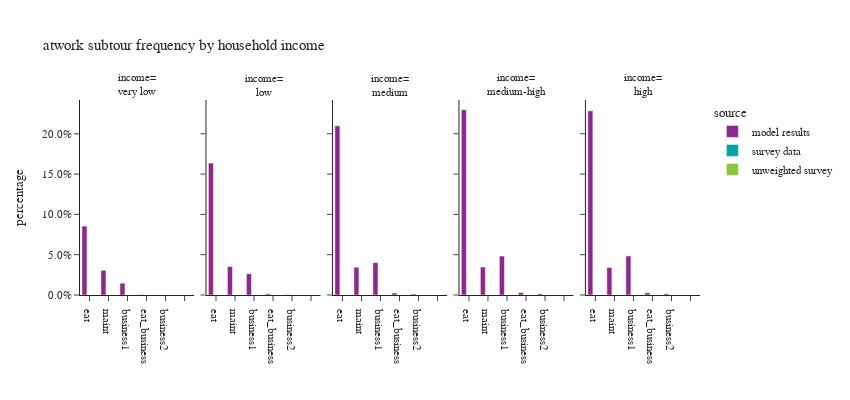

Notebook code for this chart:
### Code cell
plot_atwork_subtour(work_tour,'hhincome_group',"household income","income")

### Figure 1 — Plotly figure (JSON) as saved in the notebook; plotly's stock layout.template omitted (floating-point values rounded to 4 significant figures)
{"data": [{"alignmentgroup": "True", "hovertemplate": "source=model results<br>hhincome_group=very low<br>atwork_subtour_frequency=%{x}<br>percentage=%{y}<extra></extra>", "legendgroup": "model results", "marker": {"color": "#91268F", "pattern": {"shape": ""}}, "name": "model results", "offsetgroup": "model results", "orientation": "v", "showlegend": true, "textposition": "auto", "type": "bar", "x": ["eat", "business1", "maint", "business2", "eat_business", ""], "xaxis": "x", "y": [0.08545, 0.01465, 0.03071, 9.559e-05, 0.0006452, 0.0], "yaxis": "y"}, {"alignmentgroup": "True", "hovertemplate": "source=model results<br>hhincome_group=low<br>atwork_subtour_frequency=%{x}<br>percentage=%{y}<extra></extra>", "legendgroup": "model results", "marker": {"color": "#91268F", "pattern": {"shape": ""}}, "name": "model results", "offsetgroup": "model results", "orientation": "v", "showlegend": false, "textposition": "auto", "type": "bar", "x": ["eat", "business1", "maint", "business2", "eat_business", ""], "xaxis": "x2", "y": [0.1636, 0.02642, 0.03522, 0.000544, 0.001444, 0.0], "yaxis": "y2"}, {"alignmentgroup": "True", "hovertemplate": "source=model results<br>hhincome_group=medium<br>atwork_subtour_frequency=%{x}<br>percentage=%{y}<extra></extra>", "legendgroup": "model results", "marker": {"color": "#91268F", "pattern": {"shape": ""}}, "name": "model results", "offsetgroup": "model results", "orientation": "v", "showlegend": false, "textposition": "auto", "type": "bar", "x": ["eat", "business1", "maint", "business2", "eat_business", ""], "xaxis": "x3", "y": [0.2099, 0.04016, 0.03454, 0.001303, 0.00258, 0.0], "yaxis": "y3"}, {"alignmentgroup": "True", "hovertemplate": "source=model results<br>hhincome_group=medium-high<br>atwork_subtour_frequency=%{x}<br>percentage=%{y}<extra></extra>", "legendgroup": "model results", "marker": {"color": "#91268F", "pattern": {"shape": ""}}, "name": "model results", "offsetgroup": "model results", "orientation": "v", "showlegend": false, "textposition": "auto", "type": "bar", "x": ["eat", "business1", "maint", "business2", "eat_business", ""], "xaxis": "x4", "y": [0.2298, 0.04837, 0.03463, 0.001617, 0.003043, 0.0], "yaxis": "y4"}, {"alignmentgroup": "True", "hovertemplate": "source=model results<br>hhincome_group=high<br>atwork_subtour_frequency=%{x}<br>percentage=%{y}<extra></extra>", "legendgroup": "model results", "marker": {"color": "#91268F", "pattern": {"shape": ""}}, "name": "model results", "offsetgroup": "model results", "orientation": "v", "showlegend": false, "textposition": "auto", "type": "bar", "x": ["eat", "business1", "maint", "business2", "eat_business", ""], "xaxis": "x5", "y": [0.2284, 0.04844, 0.03415, 0.001619, 0.002866, 0.0], "yaxis": "y5"}, {"alignmentgroup": "True", "hovertemplate": "source=survey data<br>hhincome_group=very low<br>atwork_subtour_frequency=%{x}<br>percentage=%{y}<extra></extra>", "legendgroup": "survey data", "marker": {"color": "#00A7A0", "pattern": {"shape": ""}}, "name": "survey data", "offsetgroup": "survey data", "orientation": "v", "showlegend": true, "textposition": "auto", "type": "bar", "x": ["eat", "business1", "maint", "business2", "eat_business", ""], "xaxis": "x", "y": [null, null, null, null, null, null], "yaxis": "y"}, {"alignmentgroup": "True", "hovertemplate": "source=survey data<br>hhincome_group=low<br>atwork_subtour_frequency=%{x}<br>percentage=%{y}<extra></extra>", "legendgroup": "survey data", "marker": {"color": "#00A7A0", "pattern": {"shape": ""}}, "name": "survey data", "offsetgroup": "survey data", "orientation": "v", "showlegend": false, "textposition": "auto", "type": "bar", "x": ["eat", "business1", "maint", "business2", "eat_business", ""], "xaxis": "x2", "y": [null, null, null, null, null, null], "yaxis": "y2"}, {"alignmentgroup": "True", "hovertemplate": "source=survey data<br>hhincome_group=medium<br>atwork_subtour_frequency=%{x}<br>percentage=%{y}<extra></extra>", "legendgroup": "survey data", "marker": {"color": "#00A7A0", "pattern": {"shape": ""}}, "name": "survey data", "offsetgroup": "survey data", "orientation": "v", "showlegend": false, "textposition": "auto", "type": "bar", "x": ["eat", "business1", "maint", "business2", "eat_business", ""], "xaxis": "x3", "y": [null, null, null, null, null, null], "yaxis": "y3"}, {"alignmentgroup": "True", "hovertemplate": "source=survey data<br>hhincome_group=medium-high<br>atwork_subtour_frequency=%{x}<br>percentage=%{y}<extra></extra>", "legendgroup": "survey data", "marker": {"color": "#00A7A0", "pattern": {"shape": ""}}, "name": "survey data", "offsetgroup": "survey data", "orientation": "v", "showlegend": false, "textposition": "auto", "type": "bar", "x": ["eat", "business1", "maint", "business2", "eat_business", ""], "xaxis": "x4", "y": [null, null, null, null, null, null], "yaxis": "y4"}, {"alignmentgroup": "True", "hovertemplate": "source=survey data<br>hhincome_group=high<br>atwork_subtour_frequency=%{x}<br>percentage=%{y}<extra></extra>", "legendgroup": "survey data", "marker": {"color": "#00A7A0", "pattern": {"shape": ""}}, "name": "survey data", "offsetgroup": "survey data", "orientation": "v", "showlegend": false, "textposition": "auto", "type": "bar", "x": ["eat", "business1", "maint", "business2", "eat_business", ""], "xaxis": "x5", "y": [null, null, null, null, null, null], "yaxis": "y5"}, {"alignmentgroup": "True", "hovertemplate": "source=unweighted survey<br>hhincome_group=very low<br>atwork_subtour_frequency=%{x}<br>percentage=%{y}<extra></extra>", "legendgroup": "unweighted survey", "marker": {"color": "#8CC63E", "pattern": {"shape": ""}}, "name": "unweighted survey", "offsetgroup": "unweighted survey", "orientation": "v", "showlegend": true, "textposition": "auto", "type": "bar", "x": ["eat", "business1", "maint", "business2", "eat_business", ""], "xaxis": "x", "y": [null, null, null, null, null, null], "yaxis": "y"}, {"alignmentgroup": "True", "hovertemplate": "source=unweighted survey<br>hhincome_group=low<br>atwork_subtour_frequency=%{x}<br>percentage=%{y}<extra></extra>", "legendgroup": "unweighted survey", "marker": {"color": "#8CC63E", "pattern": {"shape": ""}}, "name": "unweighted survey", "offsetgroup": "unweighted survey", "orientation": "v", "showlegend": false, "textposition": "auto", "type": "bar", "x": ["eat", "business1", "maint", "business2", "eat_business", ""], "xaxis": "x2", "y": [null, null, null, null, null, null], "yaxis": "y2"}, {"alignmentgroup": "True", "hovertemplate": "source=unweighted survey<br>hhincome_group=medium<br>atwork_subtour_frequency=%{x}<br>percentage=%{y}<extra></extra>", "legendgroup": "unweighted survey", "marker": {"color": "#8CC63E", "pattern": {"shape": ""}}, "name": "unweighted survey", "offsetgroup": "unweighted survey", "orientation": "v", "showlegend": false, "textposition": "auto", "type": "bar", "x": ["eat", "business1", "maint", "business2", "eat_business", ""], "xaxis": "x3", "y": [null, null, null, null, null, null], "yaxis": "y3"}, {"alignmentgroup": "True", "hovertemplate": "source=unweighted survey<br>hhincome_group=medium-high<br>atwork_subtour_frequency=%{x}<br>percentage=%{y}<extra></extra>", "legendgroup": "unweighted survey", "marker": {"color": "#8CC63E", "pattern": {"shape": ""}}, "name": "unweighted survey", "offsetgroup": "unweighted survey", "orientation": "v", "showlegend": false, "textposition": "auto", "type": "bar", "x": ["eat", "business1", "maint", "business2", "eat_business", ""], "xaxis": "x4", "y": [null, null, null, null, null, null], "yaxis": "y4"}, {"alignmentgroup": "True", "hovertemplate": "source=unweighted survey<br>hhincome_group=high<br>atwork_subtour_frequency=%{x}<br>percentage=%{y}<extra></extra>", "legendgroup": "unweighted survey", "marker": {"color": "#8CC63E", "pattern": {"shape": ""}}, "name": "unweighted survey", "offsetgroup": "unweighted survey", "orientation": "v", "showlegend": false, "textposition": "auto", "type": "bar", "x": ["eat", "business1", "maint", "business2", "eat_business", ""], "xaxis": "x5", "y": [null, null, null, null, null, null], "yaxis": "y5"}], "layout": {"annotations": [{"font": {}, "showarrow": false, "text": "income=<br>very low", "x": 0.092, "xanchor": "center", "xref": "paper", "y": 1.0, "yanchor": "bottom", "yref": "paper"}, {"font": {}, "showarrow": false, "text": "income=<br>low", "x": 0.296, "xanchor": "center", "xref": "paper", "y": 1.0, "yanchor": "bottom", "yref": "paper"}, {"font": {}, "showarrow": false, "text": "income=<br>medium", "x": 0.5, "xanchor": "center", "xref": "paper", "y": 1.0, "yanchor": "bottom", "yref": "paper"}, {"font": {}, "showarrow": false, "text": "income=<br>medium-high", "x": 0.704, "xanchor": "center", "xref": "paper", "y": 1.0, "yanchor": "bottom", "yref": "paper"}, {"font": {}, "showarrow": false, "text": "income=<br>high", "x": 0.908, "xanchor": "center", "xref": "paper", "y": 1.0, "yanchor": "bottom", "yref": "paper"}], "barmode": "group", "height": 400, "legend": {"title": {"text": "source"}, "tracegroupgap": 0}, "title": {"text": "atwork subtour frequency by household income"}, "width": 850, "xaxis": {"anchor": "y", "categoryarray": ["eat", "maint", "business1", "eat_business", "business2"], "categoryorder": "array", "domain": [0.0, 0.184], "title": {"text": ""}}, "xaxis2": {"anchor": "y2", "categoryarray": ["eat", "maint", "business1", "eat_business", "business2"], "categoryorder": "array", "domain": [0.204, 0.388], "matches": "x", "title": {"text": ""}}, "xaxis3": {"anchor": "y3", "categoryarray": ["eat", "maint", "business1", "eat_business", "business2"], "categoryorder": "array", "domain": [0.408, 0.592], "matches": "x", "title": {"text": ""}}, "xaxis4": {"anchor": "y4", "categoryarray": ["eat", "maint", "business1", "eat_business", "business2"], "categoryorder": "array", "domain": [0.612, 0.796], "matches": "x", "title": {"text": ""}}, "xaxis5": {"anchor": "y5", "categoryarray": ["eat", "maint", "business1", "eat_business", "business2"], "categoryorder": "array", "domain": [0.816, 1.0], "matches": "x", "title": {"text": ""}}, "yaxis": {"anchor": "x", "domain": [0.0, 1.0], "tickformat": ".1%", "title": {"text": "percentage"}}, "yaxis2": {"anchor": "x2", "domain": [0.0, 1.0], "matches": "y", "showticklabels": false}, "yaxis3": {"anchor": "x3", "domain": [0.0, 1.0], "matches": "y", "showticklabels": false}, "yaxis4": {"anchor": "x4", "domain": [0.0, 1.0], "matches": "y", "showticklabels": false}, "yaxis5": {"anchor": "x5", "domain": [0.0, 1.0], "matches": "y", "showticklabels": false}}}
